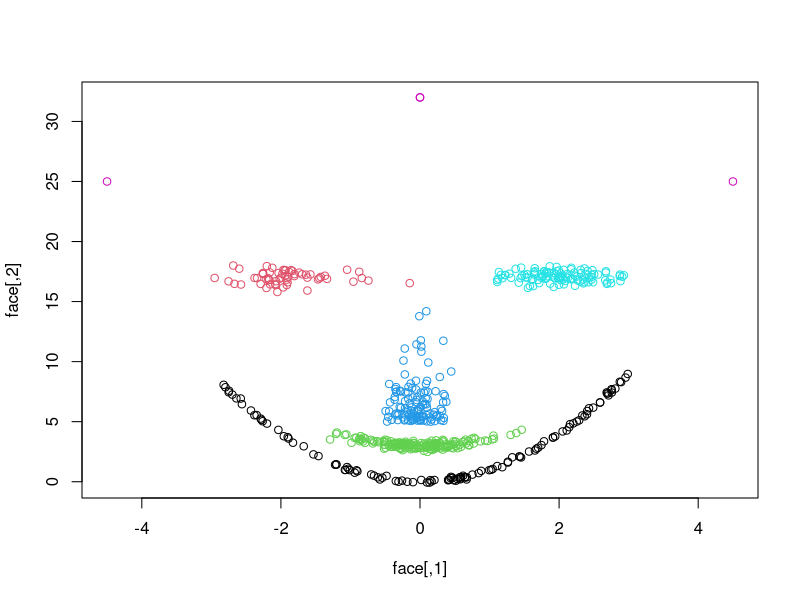

Source code (R):
library(fpc)


### Name: rFace
### Title: "Face-shaped" clustered benchmark datasets
### Aliases: rFace
### Keywords: data

### ** Examples

  set.seed(4634)
  face <- rFace(600,dMoNo=2,dNoEy=0)
  grface <- as.integer(attr(face,"grouping"))
  plot(face, col = grface)
#  pairs(face, col = grface, main ="rFace(600,dMoNo=2,dNoEy=0)")
